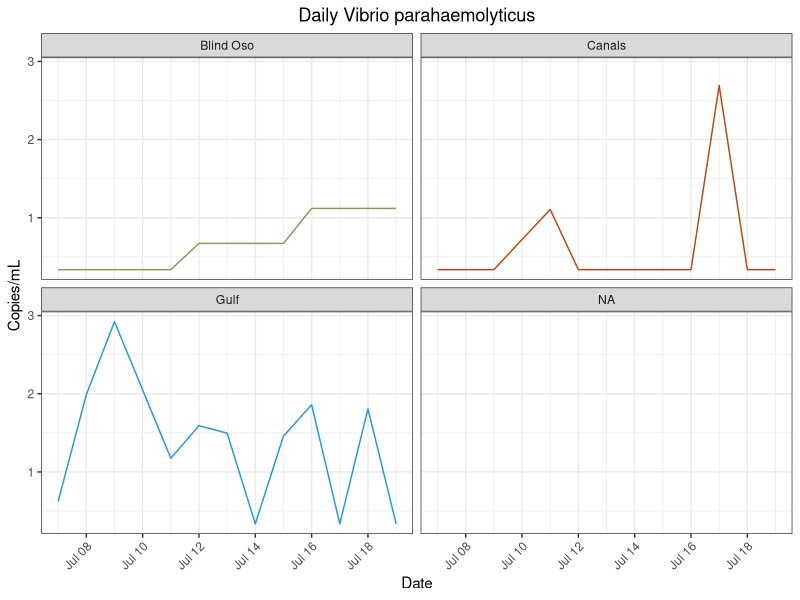
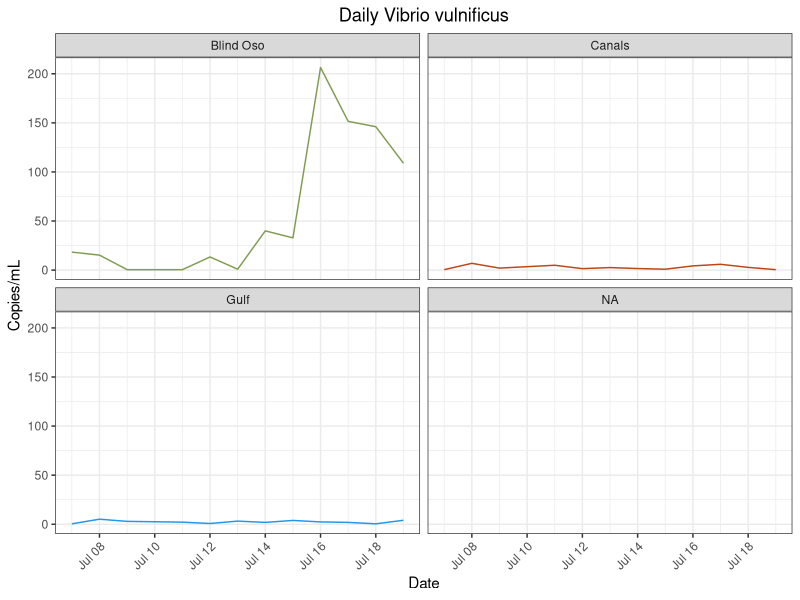
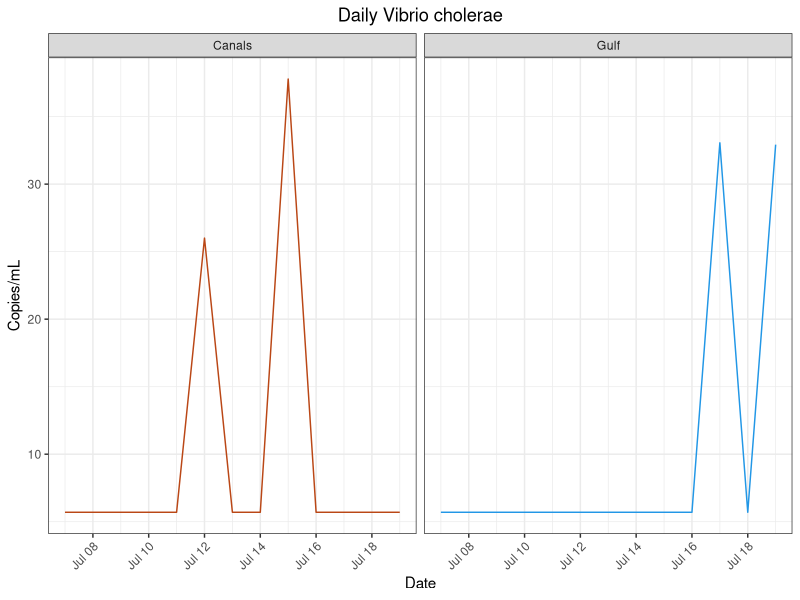
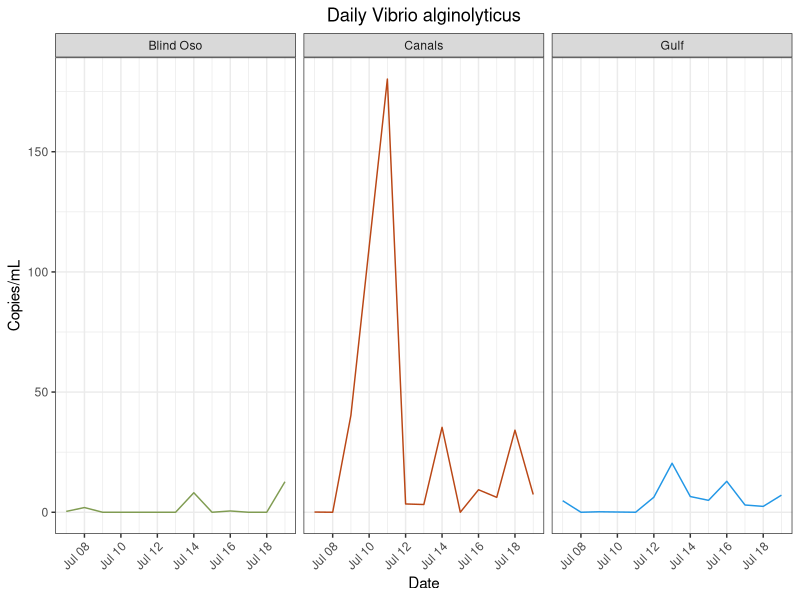
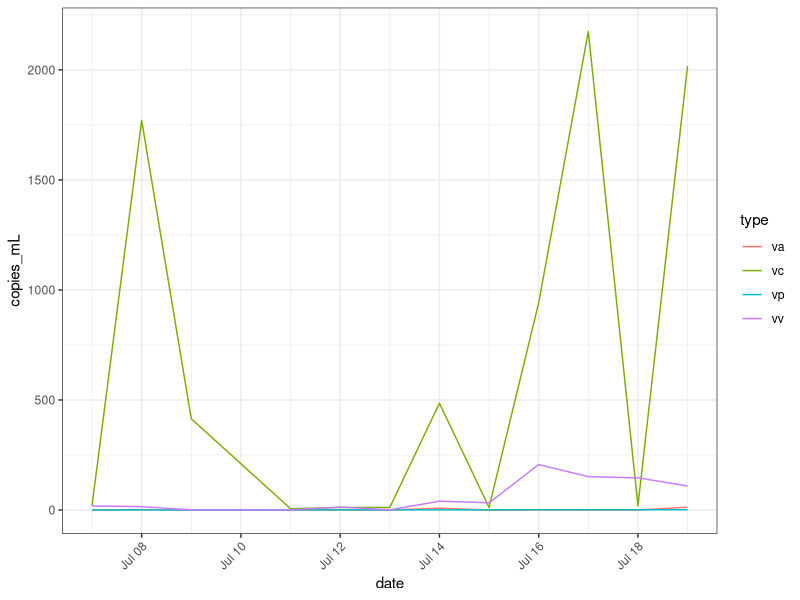
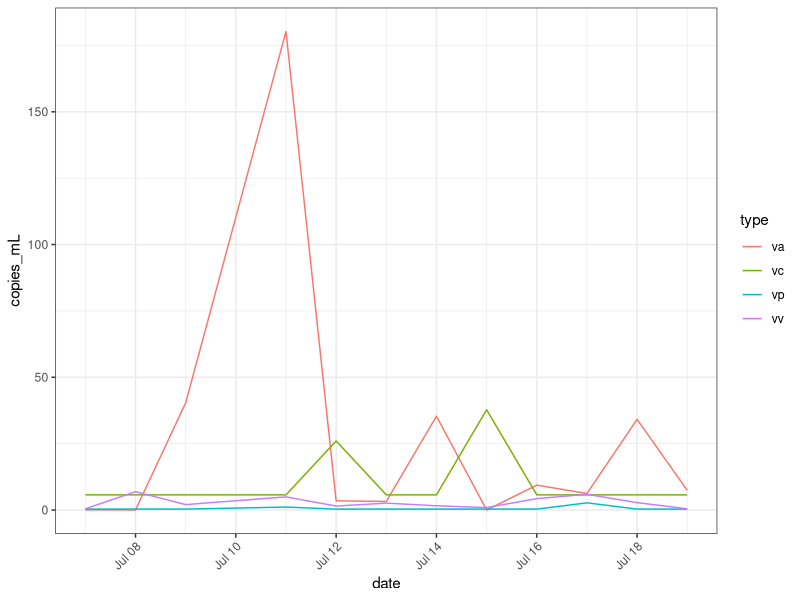
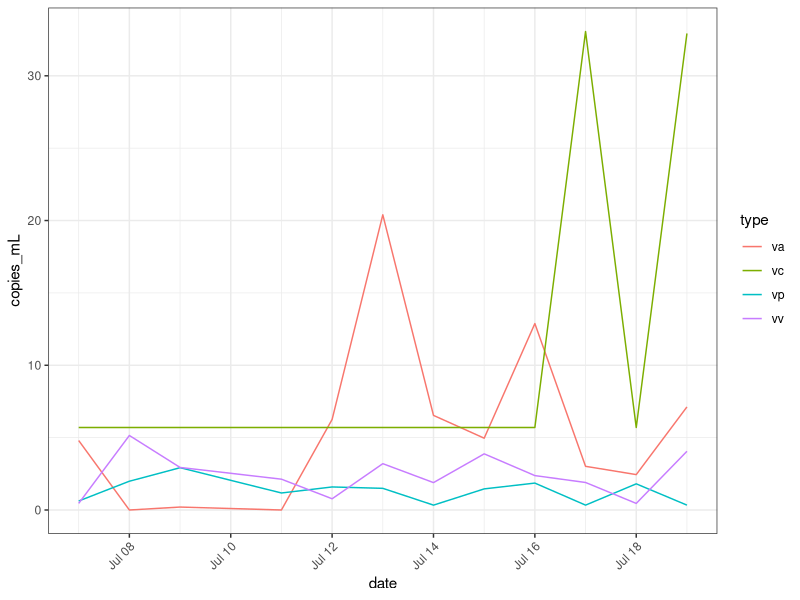
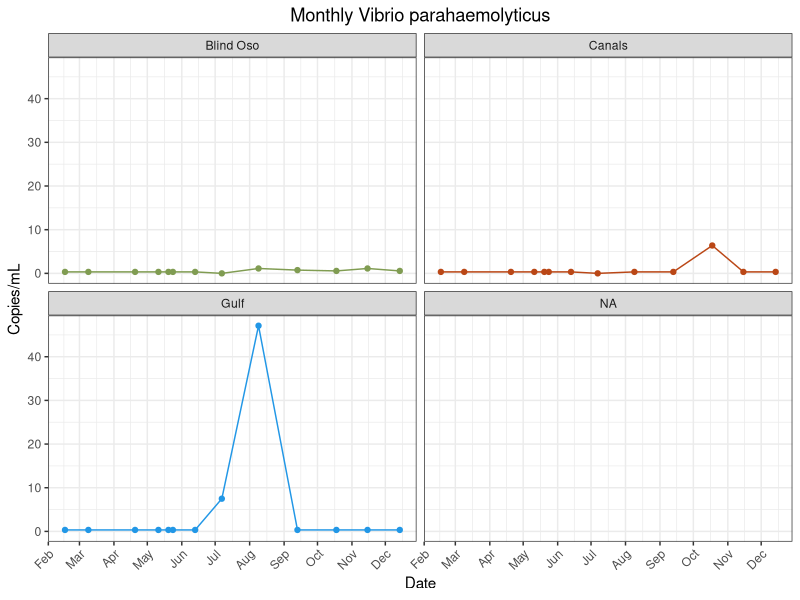

Here is the R script that generated these plots, in order:
## ---- chunk 1
library(here)
library(tidyverse)
library(lubridate)
## ---- chunk 2
vp<- read_csv(here("data", "processed_data","vp_clean_copies.csv"))
vp_m<- read_csv(here("data", "processed_data","vp_mon_clean_copies.csv")) 

vv<- read_csv(here("data", "processed_data","vv_clean_copies_redo.csv")) #Trial two is best. Other trials exist too. 
vv_m<- read_csv(here("data", "processed_data","vv_clean_copies_mon.csv"))

vc<- read_csv(here("data", "processed_data", "vc_clean_copies_daily.csv"))
vc_m<- read_csv(here("data", "processed_data", "vc_clean_copies_mon.csv"))

va<- read_csv(here("data", "processed_data", "va_clean_copies_daily.csv"))
va_m<-  read_csv(here("data", "processed_data", "va_clean_copies_monthly.csv"))
## ---- chunk 3
vv<- vv %>%
  mutate(site = recode(site, "BO" = "Blind Oso")) %>%
  mutate(site = recode(site, "C2" = "Canals")) %>%
  mutate(site = recode(site, "RD" = "Gulf"))

vp<- vp %>%
  mutate(site = recode(site, "BO" = "Blind Oso")) %>%
  mutate(site = recode(site, "C2" = "Canals")) %>%
  mutate(site = recode(site, "RD" = "Gulf"))

vc<- vc %>%
  mutate(site = recode(site, "BO" = "Blind Oso")) %>%
  mutate(site = recode(site, "C2" = "Canals")) %>%
  mutate(site = recode(site, "RD" = "Gulf"))

va<- va %>%
  mutate(site = recode(site, "BO" = "Blind Oso")) %>%
  mutate(site = recode(site, "C2" = "Canals")) %>%
  mutate(site = recode(site, "RD" = "Gulf"))
## ---- chunk 4
#Vp Mon
vp_m<- vp_m %>%
  select(!...1) 
jul_bo = data.frame(date = as.Date("2022-07-07"), copies_mL=0, site = "BO")
jul_c2 = data.frame(date = as.Date("2022-07-07"), copies_mL=0, site = "C2")
jul_rd = data.frame(date = as.Date("2022-07-07"), copies_mL=7.49310194, site = "RD")
vp_m = rbind(jul_bo, jul_c2, jul_rd, vp_m) %>%
  mutate(site = recode(site, "BO" = "Blind Oso")) %>%
  mutate(site = recode(site, "C2" = "Canals")) %>%
  mutate(site = recode(site, "RD" = "Gulf"))
                     

#Vv Mon
vv_m<- vv_m %>%
  select(!...1) 
jul_bo = data.frame(date = as.Date("2022-07-07"), copies_mL=0, site = "BO")
jul_c2 = data.frame(date = as.Date("2022-07-07"), copies_mL=0, site = "C2")
jul_rd = data.frame(date = as.Date("2022-07-07"), copies_mL=7.49310194, site = "RD")
vv_m = rbind(jul_bo, jul_c2, jul_rd, vv_m)%>%
  mutate(site = recode(site, "BO" = "Blind Oso")) %>%
  mutate(site = recode(site, "C2" = "Canals")) %>%
  mutate(site = recode(site, "RD" = "Gulf"))

vc_m<- vc_m %>%
  select(!...1) 
  jul_bo = data.frame(date = as.Date("2022-07-07"), copies_mL=263.208407, site = "BO")
  jul_c2 = data.frame(date = as.Date("2022-07-07"), copies_mL=0, site = "C2")
  jul_rd = data.frame(date = as.Date("2022-07-07"), copies_mL=0, site = "RD")
  vc_m = rbind(jul_bo, jul_c2, jul_rd, vc_m)%>%
    mutate(site = recode(site, "BO" = "Blind Oso")) %>%
    mutate(site = recode(site, "C2" = "Canals")) %>%
    mutate(site = recode(site, "RD" = "Gulf"))
  
 va_m<- va_m %>%
  select(!...1) 
  jul_bo = data.frame(date = as.Date("2022-07-07"), copies_mL=0, site = "BO")
  jul_c2 = data.frame(date = as.Date("2022-07-07"), copies_mL=5.494766, site = "C2")
  jul_rd = data.frame(date = as.Date("2022-07-07"), copies_mL=0, site = "RD")
  va_m = rbind(jul_bo, jul_c2, jul_rd, va_m)%>%
    mutate(site = recode(site, "BO" = "Blind Oso")) %>%
    mutate(site = recode(site, "C2" = "Canals")) %>%
    mutate(site = recode(site, "RD" = "Gulf")) 
## ---- chunk 5
vp %>%
  ggplot() + geom_line(
    aes(x = date,
        y = copies_mL,
        color = site))+ 
  facet_wrap(~site)  +
  labs(x = "Date",
       y = "Copies/mL",
       title = "Daily Vibrio parahaemolyticus")+
  theme_bw()+
  theme(
    plot.title = element_text(hjust = 0.5),
    axis.text.x = element_text(hjust = 1, angle = 45),
    legend.position = "none")+
  scale_color_manual(values = c("Blind Oso" = "#809C52",
                                "Canals" = "#ba4716",
                                "Gulf" = "4c848c"))
## ---- chunk 6
vv %>%
  #filter(!site %in% "Blind Oso") %>%
  ggplot() + geom_line(
    aes(x = date,
        y = copies_mL,
        color = site))+ 
  facet_wrap(~site)  +
  labs(x = "Date",
       y = "Copies/mL",
       title = "Daily Vibrio vulnificus")+
  theme_bw()+
  theme(
    plot.title = element_text(hjust = 0.5),
    axis.text.x = element_text(hjust = 1, angle = 45),
    legend.position = "none")+ 
  scale_color_manual(values = c("Blind Oso" = "#809C52",
                                "Canals" = "#ba4716",
                                "Gulf" = "4c848c"))
## ---- chunk 7
vc %>%
 filter(!site %in% "Blind Oso") %>%
  ggplot() + geom_line(
    aes(x = date,
        y = copies_mL,
        color = site))+ 
  facet_wrap(~site)  +
  labs(x = "Date",
       y = "Copies/mL",
       title = "Daily Vibrio cholerae")+
  theme_bw()+
  theme(
    plot.title = element_text(hjust = 0.5),
    axis.text.x = element_text(hjust = 1, angle = 45),
    legend.position = "none")+ 
  scale_color_manual(values = c("Blind Oso" = "#809C52",
                                "Canals" = "#ba4716",
                                "Gulf" = "4c848c"))
## ---- chunk 8
va %>%
 #filter(!site %in% "Blind Oso") %>%
  ggplot() + geom_line(
    aes(x = date,
        y = copies_mL,
        color = site))+ 
  facet_wrap(~site)  +
  labs(x = "Date",
       y = "Copies/mL",
       title = "Daily Vibrio alginolyticus")+
  theme_bw()+
  theme(
    plot.title = element_text(hjust = 0.5),
    axis.text.x = element_text(hjust = 1, angle = 45),
    legend.position = "none")+ 
  scale_color_manual(values = c("Blind Oso" = "#809C52",
                                "Canals" = "#ba4716",
                                "Gulf" = "4c848c"))
## ---- chunk 9
#Make new columns with species 
type = "vc"
vc1<- cbind(vc, type)

type = "vv"
vv1<- cbind(vv, type)

type = "vp"
vp1<- cbind(vp, type)

type = "va"
va1<- cbind(va,type)

#Combine datasets
master<- rbind(vc1,vp1,vv1, va1)
## ---- chunk 10
master %>%
  filter(site %in% "Blind Oso")%>%
  ggplot() + geom_line(
    aes(
      x = date,
      y = copies_mL,
      color = type))+ 
  theme_bw()+
  theme(
    axis.text.x = element_text(hjust = 1, angle = 45))
## ---- chunk 11
master %>%
  filter(site %in% "Canals")%>%
  ggplot() + geom_line(
    aes(
      x = date,
      y = copies_mL,
      color = type))+ 
  theme_bw()+
  theme(
    axis.text.x = element_text(hjust = 1, angle = 45))
## ---- chunk 12
master %>%
  filter(site %in% "Gulf")%>%
  ggplot() + geom_line(
    aes(
      x = date,
      y = copies_mL,
      color = type))+ 
  theme_bw()+
  theme(
    axis.text.x = element_text(hjust = 1, angle = 45))
## ---- chunk 13
vp_m %>%
ggplot() + geom_line(
    aes(x = date,
        y = copies_mL,
        color = site))+ 
  geom_point(
     aes(x = date,
        y = copies_mL,
        color = site))+
  facet_wrap(~site)  +
  labs(x = "Date",
       y = "Copies/mL",
       title = "Monthly Vibrio parahaemolyticus")+
  theme_bw()+
  theme(
    plot.title = element_text(hjust = 0.5),
    axis.text.x = element_text(hjust = 1, angle = 45),
    legend.position = "none")+
  scale_color_manual(values = c("Blind Oso" = "#809C52",
                                "Canals" = "#ba4716",
                                "Gulf" = "4c848c"))+
  scale_x_date(date_breaks = "1 month", date_labels = "%b")
## ---- chunk 14
vv_m %>%
  filter(!site %in% c("E3", "NT")) %>%
 ggplot() + geom_line(
    aes(x = date,
        y = copies_mL,
        color = site))+ 
  geom_point(
     aes(x = date,
        y = copies_mL,
        color = site))+
  facet_wrap(~site)  +
  labs(x = "Date",
       y = "Copies/mL",
       title = "Monthly Vibrio vulnificus")+
  theme_bw()+
  theme(
    plot.title = element_text(hjust = 0.5),
    axis.text.x = element_text(hjust = 1, angle = 45),
    legend.position = "none")+
  scale_color_manual(values = c("Blind Oso" = "#809C52",
                                "Canals" = "#ba4716",
                                "Gulf" = "4c848c"))+
  scale_x_date(date_breaks = "1 month", date_labels = "%b")
## ---- chunk 15
vc_m %>%
  #filter(!site %in% "Blind Oso") %>%
 ggplot() + geom_line(
    aes(x = date,
        y = copies_mL,
        color = site))+ 
  geom_point(
     aes(x = date,
        y = copies_mL,
        color = site))+
  facet_wrap(~site)  +
  labs(x = "Date",
       y = "Copies/mL",
       title = "Monthly Vibrio cholerae")+
  theme_bw()+
  theme(
    plot.title = element_text(hjust = 0.5),
    axis.text.x = element_text(hjust = 1, angle = 45),
    legend.position = "none")+
  scale_color_manual(values = c("Blind Oso" = "#809C52",
                                "Canals" = "#ba4716",
                                "Gulf" = "4c848c"))+
  scale_x_date(date_breaks = "1 month", date_labels = "%b")
## ---- chunk 16
va_m %>%
  #filter(!site %in% "Blind Oso") %>%
 ggplot() + geom_line(
    aes(x = date,
        y = copies_mL,
        color = site))+ 
  geom_point(
     aes(x = date,
        y = copies_mL,
        color = site))+
  facet_wrap(~site)  +
  labs(x = "Date",
       y = "Copies/mL",
       title = "Monthly Vibrio alginolyticus")+
  theme_bw()+
  theme(
    plot.title = element_text(hjust = 0.5),
    axis.text.x = element_text(hjust = 1, angle = 45),
    legend.position = "none")+
  scale_color_manual(values = c("Blind Oso" = "#809C52",
                                "Canals" = "#ba4716",
                                "Gulf" = "4c848c"))+
  scale_x_date(date_breaks = "1 month", date_labels = "%b")
